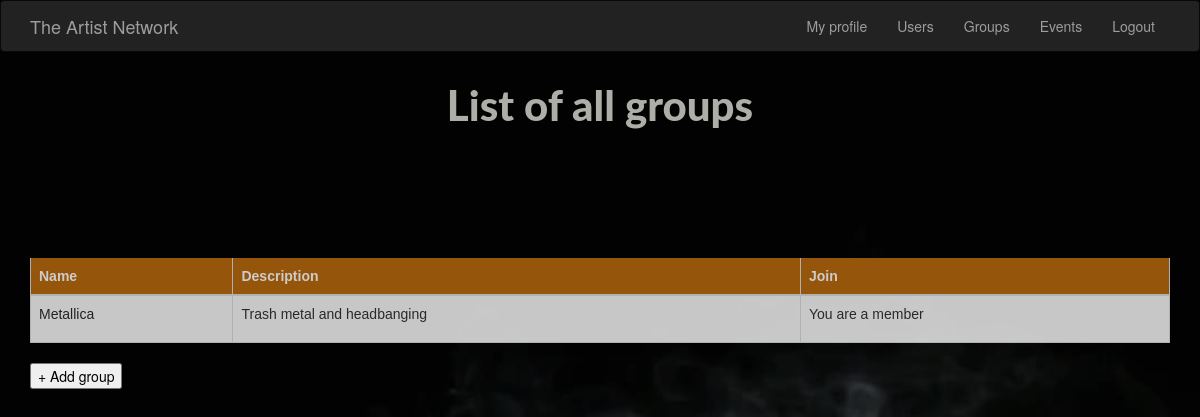
Page /groups (signed in) on the earlier database version.
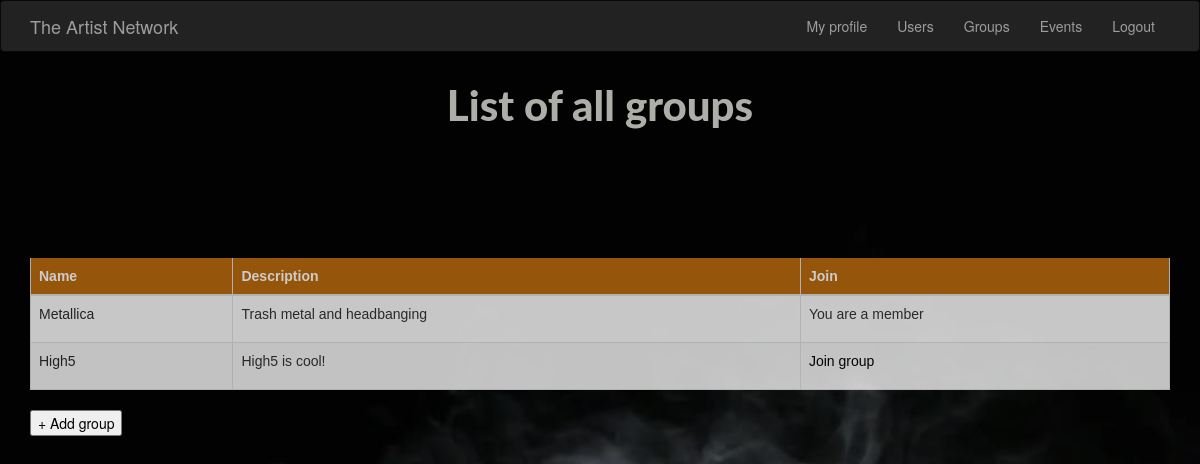
Same page on the later database version.
### app/models.py (models this page shows, shortened)
class Group(db.Model):
    id = db.Column(db.Integer, primary_key=True)
    groupName= db.Column(db.String(140))
    groupDescription = db.Column(db.String(140))
    event=db.relationship('Event', backref='eventAuthor', lazy='dynamic')
    posts=db.relationship('Post', backref='postGroup', lazy='dynamic')
    admin = db.Column(
        db.Integer, db.ForeignKey('artist.id'), nullable=True
    )

### app/__init__.py (the view)
    @app.route('/groups')
    @login_required
    def group_list():
        groups = Group.query.all()
        return render_template("groups/groups.html",
                               title="Groups",
                               groups=groups,
                               user=current_user)

### app/models.py (called while the page is built)
@login.user_loader
def load_user(id):
    return Artist.query.get(int(id))

    def is_in(self, group):
        return db.session.query(members).filter_by(
                group_id=group.id,
                artist_id=self.id).count() > 0

### app/templates/groups/groups.html (shortened to what this page needs)
{% extends "base.html" %}
{% block content %}
     <h1>List of all groups</h1>
    <div class="container border">
    <table class="table table-striped">
    <div class="content-section2">
    <div class="center">
        <thead style="color: #fcfcfc;">
        <th> Name </th>
        <th> Description </th>
        <th> Join </th>
        </thead>
        {% for group in groups %}
            <tr>
                <td>
                    <a style="color: #2a2b28;" href={{ url_for('group_details', groupname=group.groupName)}} >
                        {{ group.groupName }}
                    </a>
                </td>
                <td> {{ group.groupDescription }} </td>
                <td>
                    {% if user.is_in(group) %}
                    <p>You are a member</p>
                    {% else %}
                    <a style="color:black;" href="{{ url_for('join_group', group=group.groupName) }}">
                        <p> Join group</p>
                    </a>
                    {% endif %}
                </td>
            </tr>
        {% endfor %}
    </table>
    <a style="color:black;" href="{{ url_for('new_group') }}"><button>+ Add group</button></a>
    </div>
{% endblock %}

Differences in the rows shown:
added Group: groupName "High5", groupDescription "High5 is cool!"
